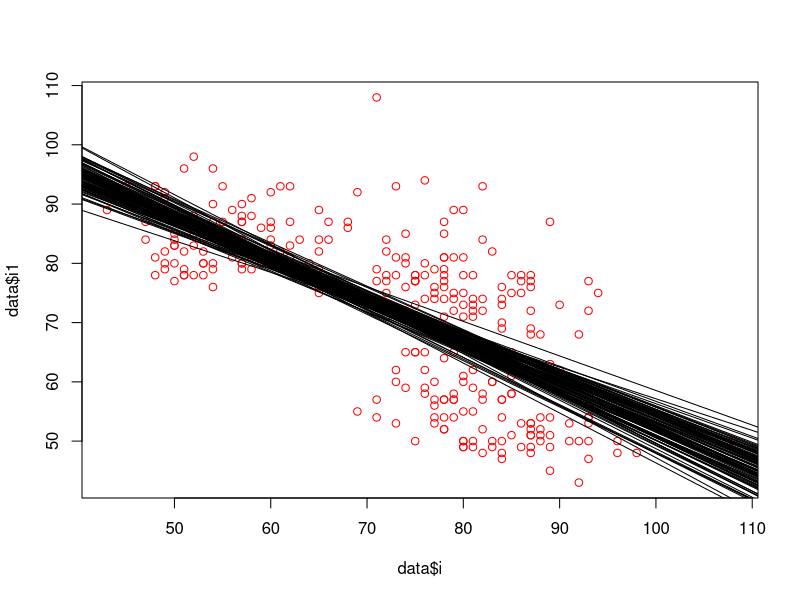

Generate this figure with R:
library(ggplot2)
library(dplyr)
library(MASS)
data<-geyser
n<-length(data$waiting)
# Reescritura de las columnas
colnames(data)<-c("i","d")
# Llenado de la columna i+1
data$i1<-c(data$i[-1],0)
data$i2<-c(data$i1[-1],0)
estimacion11<-rep(5,0)
estimacion12<-rep(5,0)
estimacion21<-rep(5,0)
estimacion22<-rep(5,0)
# Eliminacion de la ultima fila
data<-data[-c(n,n-1),colnames(data)]
n<-n-2
for(i in 1:100) {
    data_sample<-sample_n(data, 59)
    reg1<-lm(i1~i,data_sample)
    reg2<-lm(i2~i1+i-1,data_sample)
    estimacion11[i]<-reg1$coefficients[1]
    estimacion12[i]<-reg1$coefficients[2]
    estimacion21[i]<-reg2$coefficients[1]
    estimacion22[i]<-reg2$coefficients[2]
}
plot(data$i,data$i1,col="red")
abline(a=estimacion11[1],b=estimacion12[1],color="red")
# abline(a=estimacion21[1],b=estimacion22[1])
for (i in 2:100)
{
    abline(a=estimacion11[i],b=estimacion12[i])
  #  abline(a=estimacion21[i],b=estimacion22[i])
}
